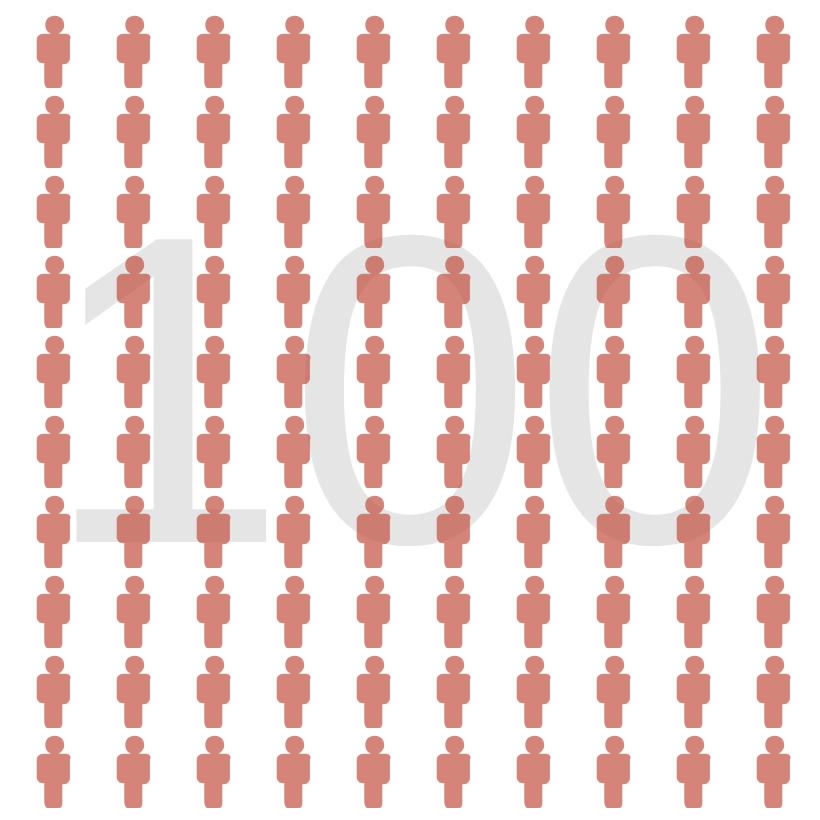

Specify this chart in Vega-Lite:
### Vega-Lite specification from a JSON file in a GitHub repository (floating-point values rounded to 4 significant figures)
{"$schema": "https://vega.github.io/schema/vega-lite/v3.json", "config": {"view": {"stroke": ""}}, "data": {"values": [{"id": 1}, {"id": 2}, {"id": 3}, {"id": 4}, {"id": 5}, {"id": 6}, {"id": 7}, {"id": 8}, {"id": 9}, {"id": 10}, {"id": 11}, {"id": 12}, {"id": 13}, {"id": 14}, {"id": 15}, {"id": 16}, {"id": 17}, {"id": 18}, {"id": 19}, {"id": 20}, {"id": 21}, {"id": 22}, {"id": 23}, {"id": 24}, {"id": 25}, {"id": 26}, {"id": 27}, {"id": 28}, {"id": 29}, {"id": 30}, {"id": 31}, {"id": 32}, {"id": 33}, {"id": 34}, {"id": 35}, {"id": 36}, {"id": 37}, {"id": 38}, {"id": 39}, {"id": 40}, {"id": 41}, {"id": 42}, {"id": 43}, {"id": 44}, {"id": 45}, {"id": 46}, {"id": 47}, {"id": 48}, {"id": 49}, {"id": 50}, {"id": 51}, {"id": 52}, {"id": 53}, {"id": 54}, {"id": 55}, {"id": 56}, {"id": 57}, {"id": 58}, {"id": 59}, {"id": 60}, {"id": 61}, {"id": 62}, {"id": 63}, {"id": 64}, {"id": 65}, {"id": 66}, {"id": 67}, {"id": 68}, {"id": 69}, {"id": 70}, {"id": 71}, {"id": 72}, {"id": 73}, {"id": 74}, {"id": 75}, {"id": 76}, {"id": 77}, {"id": 78}, {"id": 79}, {"id": 80}, {"id": 81}, {"id": 82}, {"id": 83}, {"id": 84}, {"id": 85}, {"id": 86}, {"id": 87}, {"id": 88}, {"id": 89}, {"id": 90}, {"id": 91}, {"id": 92}, {"id": 93}, {"id": 94}, {"id": 95}, {"id": 96}, {"id": 97}, {"id": 98}, {"id": 99}, {"id": 100}]}, "transform": [{"calculate": "ceil (datum.id/10)", "as": "col"}, {"calculate": "datum.id - datum.col*10", "as": "row"}], "layer": [{"mark": {"type": "text", "fontSize": 220, "baseline": "middle", "align": "center", "opacity": 0.1}, "transform": [{"filter": {"selection": "highlight"}}], "encoding": {"text": {"aggregate": "count", "type": "quantitative"}, "y": {"value": 200}, "x": {"value": 200}}}, {"width": 400, "height": 400, "mark": {"type": "point", "filled": true}, "encoding": {"x": {"field": "col", "type": "ordinal", "axis": null}, "y": {"field": "row", "type": "ordinal", "axis": null}, "shape": {"value": "M1.7 -1.7h-0.8c0.3 -0.2 0.6 -0.5 0.6 -0.9c0 -0.6 -0.4 -1 -1 -1c-0.6 0 -1 0.4 -1 1c0 0.4 0.2 0.7 0.6 0.9h-0.8c-0.4 0 -0.7 0.3 -0.7 0.6v1.9c0 0.3 0.3 0.6 0.6 0.6h0.2c0 0 0 0.1 0 0.1v1.9c0 0.3 0.2 0.6 0.3 0.6h1.3c0.2 0 0.3 -0.3 0.3 -0.6v-1.8c0 0 0 -0.1 0 -0.1h0.2c0.3 0 0.6 -0.3 0.6 -0.6v-2c0.2 -0.3 -0.1 -0.6 -0.4 -0.6z"}, "color": {"condition": {"selection": "highlight", "value": "rgb(194,81,64)"}, "value": "rgb(167,165,156)"}, "size": {"value": 90}}, "selection": {"highlight": {"type": "interval"}}}]}
